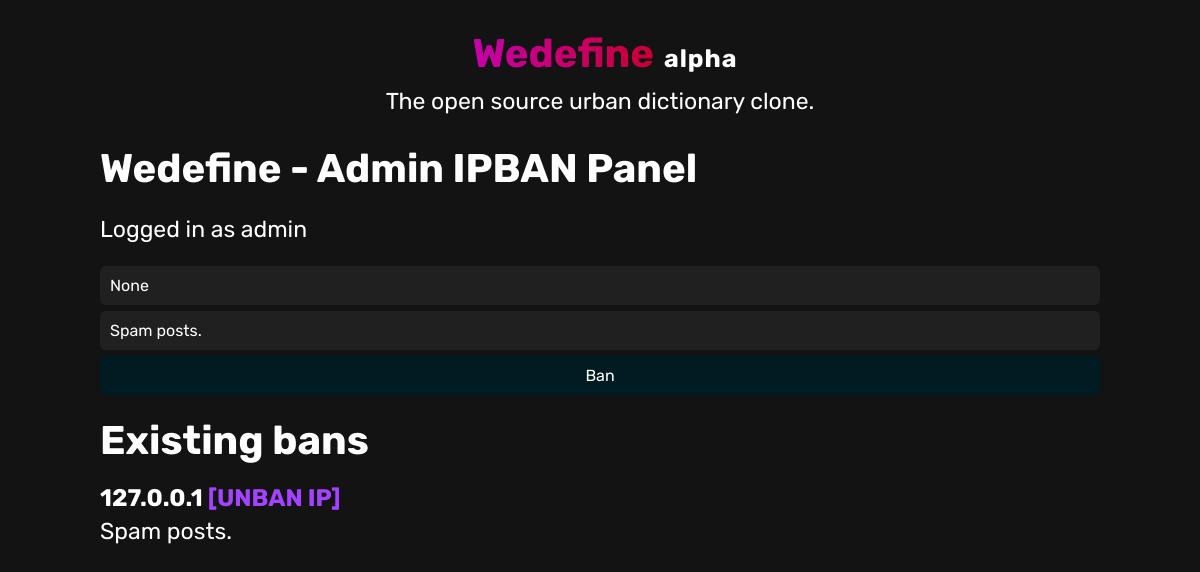
The app's page /admin/banip/ (signed in), older data.
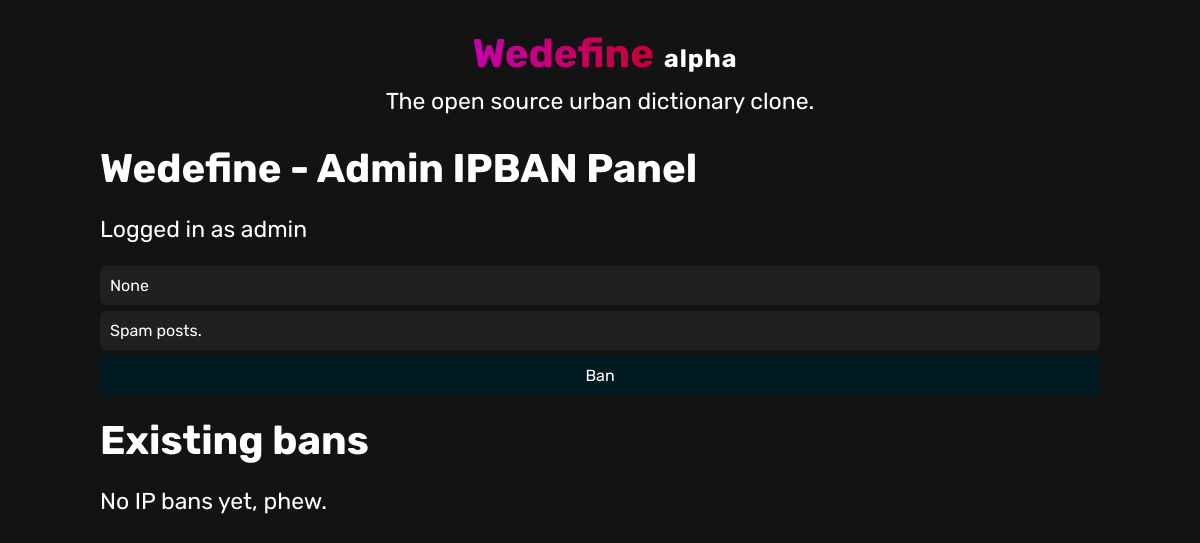
The same page, newer data.
### main.py (models this page shows, shortened)
class User(db.Model):
    id = db.Column(db.Integer, primary_key=True)
    username = db.Column(db.String(80), unique=True, nullable=False)
    password = db.Column(db.String(800), nullable=False)
    admin = db.Column(db.Boolean, default=False)
    is_active = True
    get_id = lambda self: self.id
    is_authenticated = True
    is_anonymous = False

class BannedIP(db.Model):
    id = db.Column(db.Integer, primary_key=True)
    ip_address = db.Column(db.String, unique=True)
    reason = db.Column(db.String, unique=False)

### main.py (the view, shortened to what this page needs)
@app.route('/admin/banip/', methods=['GET', 'POST'])
@login_required
def banip():
    if current_user.admin:
        if request.method == 'GET':
            ip = request.args.get('ip')
            return render_template('banip.html', user=current_user, ip2ban=ip, ipbans=BannedIP.query.all())
    return redirect('/')

### main.py (called while the page is built)
@login_manager.user_loader
def load_user(id):
    return User.query.get(int(id))

### templates/banip.html
{% extends "base.html" %}
{% block content %}
<h1>Wedefine - Admin IPBAN Panel</h1>
<p>Logged in as {{user.username}}</p>
<form action="/admin/banip/" method="post">
    <input type="text" name="ip" placeholder="Enter the IP to ban" value="{{ip2ban}}">
    <input type="text" name="reason" placeholder="Enter the reason for the ban" value="Spam posts.">
    <input type="submit" value="Ban">
</form>
<h1>Existing bans</h1>
{% if ipbans %}
{% for ipban in ipbans %}
<h2 class="ad">{{ ipban.ip_address }} <a href="/admin/unbanip/{{ ipban.id }}">[UNBAN IP]</a></h2>
<p class="bd">{{ ipban.reason }}</p>
{% endfor %}
{% else %}
<p>No IP bans yet, phew.</p>
{% endif %}
{% endblock %}

### templates/base.html (shortened to what this page needs)
<html lang="en">
    <head>
        {% block head %}
        <link rel= "stylesheet" type= "text/css" href= "{{ url_for('static', filename='styles/index.css') }}">
        {% endblock %}
    </head>
    <body>
        <div class="container">
            <div class="nav-section">
                <h1 class="text-center mainheader"><a href="/" class="gradient_one nav">Wedefine</a><span class="alpha">alpha</span></h1>
                <p class="nav">
                    The open source urban dictionary clone.
                </p>
            </div>
            <div id="content">{% block content %}{% endblock %}</div>
        </div>
    </body>
</html>

### static/styles/index.css (style rules this page uses)
:root { --purple: #c700ac; --red: #c70032; --lightpurple: #a443ff; --orange: #F7971E; --yellow: #FFD200; --nicegreen: #34e89e; --nightblue: #0b5b7a; }
body { margin: 0; font-family: 'Rubik', sans-serif; background-color: #131313; color: #fff; }
.container { max-width: 1000px; margin: 0 auto; }
.gradient_one { background: var(--purple); background: -webkit-linear-gradient(to right, var(--purple) 0%, var(--red) 100%); background: -moz-linear-gradient(to right, var(--purple) 0%, var(--red) 100%); background: linear-gradient(to right, var(--purple) 0%, var(--red) 100%); -webkit-background-clip: text; -webkit-text-fill-color: transparent; background-clip: text; }
h1 { font-size: 40px; margin: 0; }
p { font-size: 23px; }
.alpha { font-size: 25px; text-align: center; margin: 0; letter-spacing: 1px; }
.nav { text-align: center; margin: 10px; margin-bottom: 30px; padding: 0; }
.text-center { text-align: center; }
.mainheader { margin-top: 30px; }
input { width: 100%; color: #fff; background-color: #202020; font-family: inherit; font-size: inherit; margin-right: 6px; margin-bottom: 6px; padding: 10px; border-width: initial; border-style: none; border-color: initial; border-image: initial; border-radius: 6px; outline: none; }
input[type="submit" i] { background-color: #001b22; }
a { text-decoration: none; color: #a443ff; }

Row changes from the older to the newer data that the page shows:
removed BannedIP: ip_address "127.0.0.1", reason "Spam posts."
Text that changed along with them:
text now shown: "No IP bans yet, phew."
